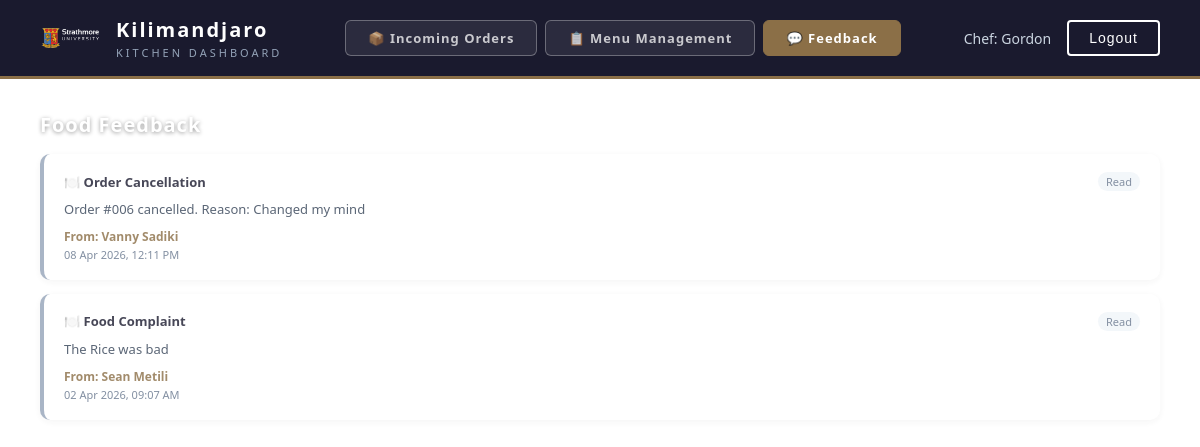
The page /Kitchen/KitchenFeedback.php (signed in) on the database its author committed.
### tables this page shows
CREATE TABLE `feedback` (
  `FeedbackID` int(11) NOT NULL,
  `UserID` int(11) NOT NULL,
  `Type` varchar(50) NOT NULL,
  `Message` text NOT NULL,
  `GoesTo` enum('Admin','Chef') NOT NULL,
  `Status` enum('Unread','Read') NOT NULL DEFAULT 'Unread',
  `CreatedAt` timestamp NOT NULL DEFAULT current_timestamp()
);

CREATE TABLE `registration` (
  `UserID` int(11) NOT NULL,
  `First_name` varchar(50) NOT NULL,
  `Last_name` varchar(50) NOT NULL,
  `Gender` enum('M','F') NOT NULL,
  `Password` varchar(255) NOT NULL
);

### Kitchen/KitchenFeedback.php (the view, shortened to what this page needs)
<?php
include "../connection.php";
$feedbacks = mysqli_query($conn, "
    SELECT f.*, r.First_name, r.Last_name
    FROM feedback f
    JOIN registration r ON f.UserID = r.UserID
    WHERE f.GoesTo = 'Chef'
    ORDER BY f.CreatedAt DESC
");
?>
<!DOCTYPE html>
<head>
    <link rel="stylesheet" href="Kitchen.css?v=20260411b">
</head>
<body class="bg-blur">
<div class="header">
    <div class="header-left">
        <img src="../Image/logo.png" alt="Logo">
        <div class="header-title">
            <h1>Kilimandjaro</h1>
            <p>KITCHEN DASHBOARD</p>
        </div>
    </div>
    <div class="tab-nav">
        <button class="tab-btn" onclick="window.location='Kitchen.php'">📦 Incoming Orders</button>
        <button class="tab-btn" onclick="window.location='KitchenMenu.php'">📋 Menu Management</button>
        <button class="tab-btn active">💬 Feedback</button>
    </div>
    <div class="header-right">
        <span class="chef-name">Chef: <?php echo $_SESSION['First_name']; ?></span>
        <a href="../Auth/Logout.php"><button class="logout-btn">Logout</button></a>
    </div>
</div>
<div class="main">
    <h2 class="section-title">Food Feedback</h2>
    <?php
    while($f = mysqli_fetch_assoc($feedbacks)){
        $card_class = 'feedback-card ' . strtolower($f['Status']);
    ?>
    <div class="<?php echo $card_class; ?>">
        <div class="fb-header">
            <span class="fb-type">🍽️ <?php echo $f['Type']; ?></span>
            <?php if($f['Status'] == 'Unread'){ ?>
                <span class="badge-unread">Unread</span>
            <?php } else { ?>
                <span class="badge-read">Read</span>
            <?php } ?>
        </div>
        <div class="fb-message"><?php echo htmlspecialchars($f['Message']); ?></div>
        <div class="fb-from">From: <?php echo $f['First_name'] . ' ' . $f['Last_name']; ?></div>
        <div class="fb-meta"><?php echo date('d M Y, h:i A', strtotime($f['CreatedAt'])); ?></div>
    </div>
    <?php } ?>
</div>
</body>
</html>

### Kitchen/Kitchen.css (style rules this page uses)
* { box-sizing: border-box; margin: 0; padding: 0; }
body { font-family: 'Segoe UI', sans-serif; background-image: url('../Image/167.jpg'); background-size: cover; background-position: center; background-attachment: fixed; min-height: 100vh; }
.header { background: #1a1a2e; padding: 16px 40px; display: flex; justify-content: space-between; align-items: center; border-bottom: 3px solid #8b6f47; }
.header-left { display: flex; align-items: center; gap: 16px; }
.header-left img { width: 60px; height: 40px; object-fit: contain; }
.header-title h1 { font-size: 20px; color: white; letter-spacing: 2px; }
.header-title p { font-size: 11px; color: #94a3b8; letter-spacing: 3px; margin-top: 2px; }
.header-right { display: flex; align-items: center; gap: 16px; }
.chef-name { color: #cbd5e1; font-size: 14px; }
.logout-btn { background: transparent; color: white; border: 2px solid white; padding: 8px 20px; border-radius: 4px; cursor: pointer; font-size: 14px; letter-spacing: 1px; transition: background 0.3s; }
.tab-nav { display: flex; gap: 8px; align-items: center; }
.tab-btn { padding: 8px 22px; font-size: 13px; font-weight: 600; letter-spacing: 1px; cursor: pointer; border: 1px solid rgba(255,255,255,0.3); background: rgba(255,255,255,0.08); color: rgba(255,255,255,0.75); border-radius: 6px; transition: all 0.2s; outline: none; font-family: 'Segoe UI', sans-serif; }
.tab-btn.active { background: #8b6f47; color: white; border-color: #8b6f47; }
body.bg-blur { background-image: none; position: relative; }
body.bg-blur::before { content: ''; position: fixed; inset: 0; background-image: url('../Image/167.jpg'); background-size: cover; background-position: center; filter: blur(6px); transform: scale(1.06); z-index: -1; }
.main { padding: 32px 40px; }
.section-title { font-size: 20px; color: white; margin-bottom: 16px; letter-spacing: 1px; text-shadow: 0 1px 4px rgba(0,0,0,0.4); }

### Kitchen/KitchenFeedback.php (style rules this page uses)
.feedback-card { background: white; border-radius: 10px; padding: 18px 20px; margin-bottom: 14px; border-left: 4px solid #3b82f6; box-shadow: 0 2px 8px rgba(0,0,0,0.06); }
.feedback-card.read { border-left-color: #94a3b8; opacity: 0.8; }
.fb-header { display:flex; justify-content:space-between; align-items:center; margin-bottom:8px; }
.fb-type { font-size:13px; font-weight:700; color:#1a1a2e; }
.fb-message { font-size:13px; color:#334155; margin-top:6px; line-height:1.6; }
.fb-from { font-size:12px; color:#8b6f47; margin-top:8px; font-weight:600; }
.fb-meta { font-size:11px; color:#64748b; margin-top:2px; }
.badge-read { background:#f1f5f9; color:#64748b; padding:2px 8px; border-radius:10px; font-size:11px; }

### rows shown on the page
feedback: Type "Order Cancellation", Status "Read", Message "Order #006 cancelled. Reason: Changed my mind", UserID.First_name "Vanny", UserID.Last_name "Sadiki", CreatedAt "08 Apr 2026, 12:11 PM"
feedback: Type "Food Complaint", Status "Read", Message "The Rice was bad", UserID.First_name "Sean", UserID.Last_name "Metili", CreatedAt "02 Apr 2026, 09:07 AM"

### other values the page prints
$_SESSION['First_name'] "Gordon"
